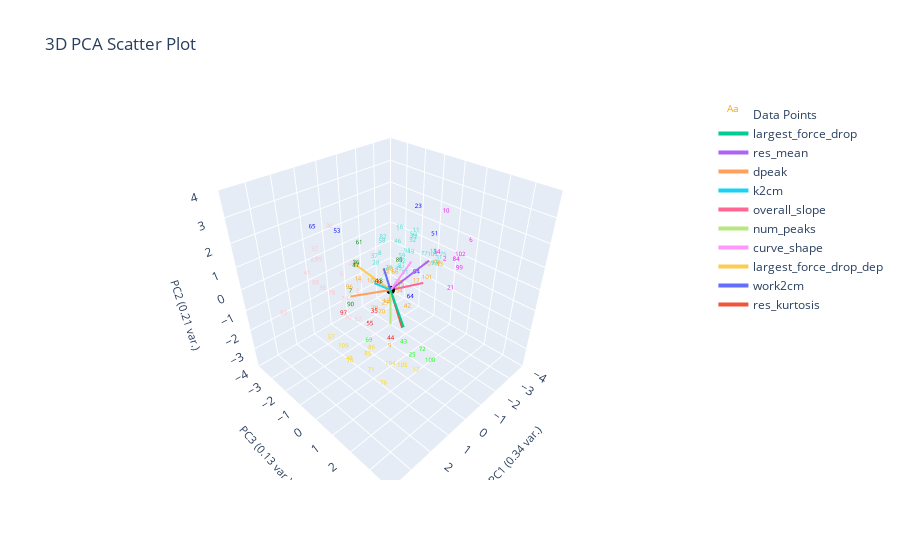

This figure's notebook cell:
### Markdown cell above
# Iterative Nearest Centroid

### Code cell
from sklearn.neighbors import NearestCentroid

X = plotting.extract_numerical_features(marions_labeled_data).values.tolist()
y = marions_labeled_data[f'{ylabel_name}_nums'].values.tolist()
nc = NearestCentroid()
nc.fit(X,y)
nc_predictions = pd.Series(nc.predict(clustering_features.values))
np_prediction_prob = np.round(nc.predict_proba(clustering_features.values), 2)
print(np_prediction_prob)

"""
1. fit x y
2. predict
3. add points with very high prob to labeled data 
continuously iterate until ____4____

implementation of part 2 - im not sure which is better
    1. out of all predicted, add highest prob psuedo label to it's respective class
    2. add all prediction probs above threshold to their respective class * 
implementation of part 4
    1. when no prob confidence exists above threshold, make pseudo predictions *
    2. when no probs condience exists above threshold, lower threshold X
"""

def nearest_centroid_iterations(marions_labeled_data:pd.DataFrame, clustering_features:pd.DataFrame, prob_threshold:float) -> pd.Series:
    labeled_data = marions_labeled_data.copy()
    unlabeled_data = clustering_features.copy()
    high_prediction_idxs = [-1]

    while len(high_prediction_idxs):
        nc = NearestCentroid()
        X = plotting.extract_numerical_features(labeled_data).values.tolist()
        y = labeled_data[f'{ylabel_name}_nums'].values.tolist()
        nc.fit(X,y)
        unlabeled_data = clustering_features.drop(labeled_data.index, axis=0).values
        np_predictions = nc.predict(unlabeled_data)
        np_prediction_probs = np.round(nc.predict_proba(unlabeled_data), 2)

        high_prediction_idxs = np.where(np.any(np_prediction_probs > prob_threshold, axis=1))[0]
        high_prediction_unlabeled_data = unlabeled_data.loc[high_prediction_idxs, :]
        high_prediction_unlabeled_data[f'{ylabel_name}_nums'] = np_predictions
        
        if len(high_prediction_idxs):
            pd.concat([labeled_data, high_prediction_unlabeled_data], axis=0)
    
    return pd.concat([labeled_data, high_prediction_unlabeled_data], axis=0)

nc_actual = marions_labeled_data[f'{ylabel_name}_nums']
nc_changed_ylabel_idxs = find_changed_ylabel_data(nc_predictions, nc_actual)
nc_corrected_predictions = correct_pseudo_ylabels_to_actual(nc_predictions, nc_actual, nc_changed_ylabel_idxs)

plotting.plot_cluster_subplots(nc_corrected_predictions, curve_data, 
                                  clustering_method="Nearest Centroid", 
                                  cluster_category_names=list(ylabel_to_cluster_num.keys()),
                                  bold_idxs=nc_actual.index
                                  )
plotting.plot_cluster_subplots(nc_predictions, curve_data,
                                  clustering_method="Nearest Centroid", 
                                  cluster_category_names=list(ylabel_to_cluster_num.keys()),
                                  pseudo_corrections=nc_corrected_predictions,
                                  bold_idxs=nc_actual.index
                                  )
plotting.plot_pca(clustering_features, nc_predictions, 3,
                  graph_title=f'',
                  ylabel_name=ylabel_name,)

### Figure 1 — Plotly figure (JSON) as saved in the notebook; plotly's stock layout.template omitted (floating-point values rounded to 4 significant figures)
{"data": [{"mode": "text", "name": "Data Points", "text": ["0", "1", "2", "3", "4", "5", "6", "7", "8", "9", "10", "11", "12", "13", "14", "15", "16", "17", "18", "19", "20", "21", "22", "23", "24", "25", "26", "27", "28", "29", "30", "31", "32", "33", "34", "35", "36", "37", "38", "39", "40", "41", "42", "43", "44", "45", "46", "47", "48", "49", "50", "51", "52", "53", "54", "55", "56", "57", "58", "59", "60", "61", "62", "63", "64", "65", "66", "67", "68", "69", "70", "71", "72", "73", "74", "75", "76", "77", "78", "79", "80", "81", "82", "83", "84", "85", "86", "87", "88", "89", "90", "91", "92", "93", "94", "95", "96", "97", "98", "99", "100", "101", "102", "103", "104", "105", "106", "107", "108", "109"], "textfont": {"color": ["orange", "turquoise", "magenta", "pink", "turquoise", "pink", "magenta", "green", "turquoise", "orange", "magenta", "turquoise", "gold", "orange", "orange", "turquoise", "turquoise", "orange", "green", "pink", "orange", "magenta", "turquoise", "blue", "pink", "lime", "turquoise", "pink", "turquoise", "orange", "pink", "turquoise", "pink", "orange", "magenta", "red", "green", "turquoise", "pink", "orange", "orange", "pink", "orange", "lime", "red", "turquoise", "turquoise", "green", "gold", "turquoise", "turquoise", "blue", "turquoise", "blue", "orange", "red", "orange", "gold", "turquoise", "turquoise", "red", "green", "turquoise", "orange", "blue", "blue", "orange", "pink", "magenta", "lime", "pink", "gold", "lime", "orange", "gold", "turquoise", "gold", "turquoise", "pink", "orange", "pink", "turquoise", "turquoise", "turquoise", "magenta", "gold", "gold", "pink", "pink", "green", "green", "turquoise", "orange", "turquoise", "blue", "pink", "orange", "red", "orange", "magenta", "lime", "orange", "magenta", "turquoise", "gold", "gold", "magenta", "orange", "orange", "gold"], "size": 6}, "type": "scatter3d", "x": [-0.9294, -0.6716, -3.064, 1.086, -0.4346, 1.445, -4.332, 2.561, -0.2867, -0.1207, -1.695, -1.214, 0.9185, -0.4804, 0.01566, -2.375, -0.745, -1.903, 2.005, 0.69, -0.08383, -1.249, -1.572, -0.6939, 1.041, 0.6443, -0.3422, 1.382, -0.03112, -0.538, 1.809, -2.695, 2.256, -3.003, -1.173, 2.225, 1.908, 0.2421, 1.796, -1.323, -0.8242, 1.963, -0.6548, 1.304, 0.9465, -0.5994, -0.8194, 2.282, 2.636, -0.818, -1.15, -0.6639, -1.541, 1.328, -1.138, 1.79, -0.6239, 2.419, -0.3229, -0.879, 0.8185, 2.217, -1.248, -0.9912, 2.576, 2.188, -0.8637, 1.91, -3.897, 2.246, 2.084, 2.237, 1.5, -0.778, 2.256, -2.82, 1.919, -1.657, 1.194, -0.1069, 3.838, -0.8419, -0.2761, -0.9422, -3.501, 0.8014, 1.943, 1.987, 3.385, 1.385, 1.968, -1.378, -1.21, -2.188, -0.5853, 2.17, 0.4165, 1.538, -2.817, -3.004, 0.8218, -2.544, -3.679, -1.617, 2.209, 1.28, -4.969, -2.601, -0.4514, 2.376], "y": [-0.6696, -0.3125, 0.1395, -0.6656, 0.2365, -1.105, 0.8756, 0.7439, -0.8659, -0.171, 1.061, 0.09926, 2.256, -0.709, -1.864, 0.05841, -0.2677, -0.3678, 1.519, -0.9936, -0.5912, 1.856, -0.2898, 0.6336, -1.532, 1.782, -0.44, -0.5146, -0.8308, -0.8653, -1.106, 0.08862, -1.453, -0.07003, 1.188, 1.484, 0.3155, -0.6051, -1.892, -0.8981, -0.8857, -2.605, 0.2881, 1.939, 0.9518, -0.1804, -0.4429, 0.7401, 0.5226, 0.2409, 0.04332, 1.421, -0.3284, -1.326, -0.6141, 0.7607, -0.5446, -0.7402, -0.7751, -0.2552, 0.1809, 0.8553, -0.5803, -0.6219, 3.34, -1.547, -0.6133, 0.2781, 0.8516, 1.196, -0.07542, 1.223, 2.965, -1.071, 0.08285, 0.2168, 1.547, 0.1933, -2.144, -1.051, -1.438, -0.06919, -0.675, -0.3457, 0.4087, -0.5511, 0.9845, -1.961, 0.06924, 1.759, -0.0273, -0.4859, -0.6349, 0.3105, 0.7648, -1.387, -1.976, -1.032, -0.05746, 0.9558, 2.796, -0.353, 0.4743, 0.6511, 2.21, 1.895, 0.9449, -0.3088, -1.523, -0.09113], "z": [-0.9576, 1.913, -0.265, -0.196, -0.3142, 0.5313, 0.3343, 1.311, 0.7812, -3.441, 2.749, 1.798, -2.348, -1.557, -0.752, 0.3599, 1.961, -1.059, 1.806, -0.1394, -1.802, 0.05581, 1.231, 3.124, -1.042, -2.118, 0.3034, 1.252, 0.4724, -1.755, 2.654, -0.06323, 1.806, -0.6067, 1.347, 0.7205, 1.9, 0.9989, -0.3207, -1.107, -0.2073, 0.111, -1.342, -0.9121, -1.6, 0.2596, 1.26, 2.156, -1.784, 1.1, 1.638, 2.388, 1.069, 2.198, -1.306, -0.5033, -1.445, -1.7, 1.348, 0.6816, 0.5083, 3.003, 0.1277, -1.059, 2.485, 2.614, -0.239, -0.5304, 0.5908, -0.7065, -0.5558, -2.14, -0.4541, -0.4507, -2.478, 0.09056, -2.828, 0.6359, -0.9982, -1.91, -0.1073, 0.009304, 1.584, 0.1384, -0.3555, -3.53, -1.392, 0.9969, 1.71, 2.406, 0.01191, 0.5978, -0.9303, 0.008174, 0.5594, 1.366, -1.029, -1.202, -0.419, -0.3014, -1.549, -1.185, -0.1666, 0.8153, -1.137, -2.115, -0.302, -0.5002, -0.9188, -1.745]}, {"marker": {"color": "black", "size": 3}, "mode": "markers", "name": "Origin", "showlegend": false, "type": "scatter3d", "x": [0], "y": [0], "z": [0]}, {"line": {"width": 4}, "mode": "lines+text", "name": "largest_force_drop", "textposition": "top center", "type": "scatter3d", "x": [0, 1.008], "y": [0, 1.655], "z": [0, -0.2486]}, {"line": {"width": 4}, "mode": "lines+text", "name": "res_mean", "textposition": "top center", "type": "scatter3d", "x": [0, -0.972], "y": [0, 0.9901], "z": [0, 1.307]}, {"line": {"width": 4}, "mode": "lines+text", "name": "dpeak", "textposition": "top center", "type": "scatter3d", "x": [0, 1.38], "y": [0, -0.7159], "z": [0, 0.03796]}, {"line": {"width": 4}, "mode": "lines+text", "name": "k2cm", "textposition": "top center", "type": "scatter3d", "x": [0, 0.8904], "y": [0, 0.07075], "z": [0, 0.7819]}, {"line": {"width": 4}, "mode": "lines+text", "name": "overall_slope", "textposition": "top center", "type": "scatter3d", "x": [0, -1.3], "y": [0, 0.4982], "z": [0, -0.06578]}, {"line": {"width": 4}, "mode": "lines+text", "name": "num_peaks", "textposition": "top center", "type": "scatter3d", "x": [0, 1.074], "y": [0, 1.075], "z": [0, -0.4208]}, {"line": {"width": 4}, "mode": "lines+text", "name": "curve_shape", "textposition": "top center", "type": "scatter3d", "x": [0, -0.284], "y": [0, 0.7568], "z": [0, 1.462]}, {"line": {"width": 4}, "mode": "lines+text", "name": "largest_force_drop_dep", "textposition": "top center", "type": "scatter3d", "x": [0, 0.7694], "y": [0, -1.198], "z": [0, 1.018]}, {"line": {"width": 4}, "mode": "lines+text", "name": "work2cm", "textposition": "top center", "type": "scatter3d", "x": [0, 0.7863], "y": [0, 0.4591], "z": [0, 1.534]}, {"line": {"width": 4}, "mode": "lines+text", "name": "res_kurtosis", "textposition": "top center", "type": "scatter3d", "x": [0, 0.457], "y": [0, 1.068], "z": [0, -0.9524]}], "layout": {"autosize": true, "scene": {"aspectmode": "cube", "xaxis": {"range": [-4, 4], "title": {"font": {"size": 11}, "text": "PC1 (0.34 var.)"}}, "yaxis": {"range": [-4, 4], "title": {"font": {"size": 11}, "text": "PC3 (0.13 var.)"}}, "zaxis": {"range": [-4, 4], "title": {"font": {"size": 11}, "text": "PC2 (0.21 var.)"}}}, "title": {"text": "3D PCA Scatter Plot"}}}
